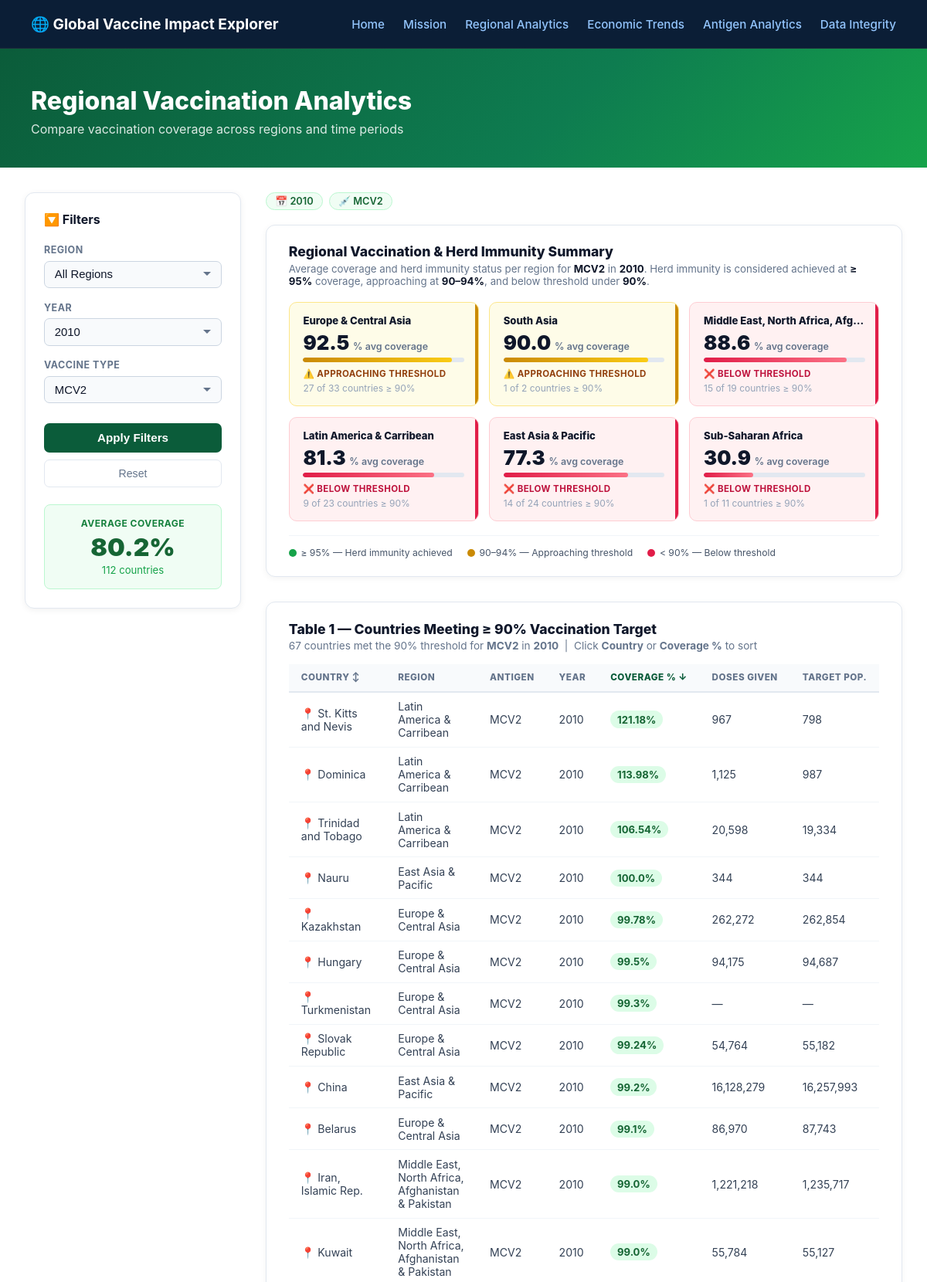
Screenshot of /regional (upper part) with the database file from the repository.
### tables this page shows
CREATE TABLE Region (
    RegionID TEXT (3)  PRIMARY KEY
                       UNIQUE
                       NOT NULL,
    region   TEXT (50) NOT NULL
);

CREATE TABLE Country (
    CountryID TEXT (3)  PRIMARY KEY
                        UNIQUE
                        NOT NULL,
    name      TEXT (50) UNIQUE
                        NOT NULL,
    region    TEXT (3)  REFERENCES Region (RegionID),
    economy   INTEGER   REFERENCES Economy (economyID) 
);

### app.py (the view)
@app.route('/regional', methods=['GET', 'POST'])
def regional():
    regions  = query_db("SELECT DISTINCT region AS RegionName FROM Region WHERE region IS NOT NULL ORDER BY region;")
    years    = query_db("SELECT DISTINCT year AS Year FROM Vaccination ORDER BY year DESC;")
    antigens = query_db("SELECT DISTINCT antigen AS Antigen FROM Vaccination ORDER BY antigen;")
    selected_region  = request.form.get('region')           if request.method == 'POST' else None
    selected_year    = request.form.get('year',   '2010')   if request.method == 'POST' else '2010'
    selected_antigen = request.form.get('antigen', 'MCV2')  if request.method == 'POST' else 'MCV2'
    t1_sort     = request.form.get('t1_sort', 'CoveragePct')
    t1_sort_dir = request.form.get('t1_sort_dir', 'DESC')
    t1_allowed  = {'CountryName': 'c.name', 'CoveragePct': 'CAST(v.coverage AS REAL)'}
    t1_order    = f"{t1_allowed.get(t1_sort, 'CAST(v.coverage AS REAL)')} {t1_sort_dir}"
    t2_sort     = request.form.get('t2_sort', 'AvgCoverage')
    t2_sort_dir = request.form.get('t2_sort_dir', 'DESC')
    t2_allowed  = {'AvgCoverage': 'AvgCoverage', 'CountriesAt90': 'CountriesAt90', 'RegionName': 'r.region'}
    t2_order    = f"{t2_allowed.get(t2_sort, 'AvgCoverage')} {t2_sort_dir}"
    t1_query = f"""
        SELECT
            c.name                             AS CountryName,
            r.region                           AS RegionName,
            v.antigen                          AS Antigen,
            v.year                             AS Year,
            ROUND(CAST(v.coverage AS REAL), 2) AS CoveragePct,
            CAST(v.doses      AS INTEGER)      AS DosesAdministered,
            CAST(v.target_num AS INTEGER)      AS TargetPop
        FROM  Vaccination v
        JOIN  Country c ON v.country = c.CountryID
        JOIN  Region  r ON c.region  = r.RegionID
        WHERE v.antigen = ? AND v.year = ?
          AND v.coverage != '' AND v.coverage IS NOT NULL
          AND CAST(v.coverage AS REAL) >= 90
    """
    t1_params = [selected_antigen, int(selected_year)]
    if selected_region:
        t1_query += " AND r.region = ?"
        t1_params.append(selected_region)
    t1_query += f" ORDER BY {t1_order};"
    table1 = query_db(t1_query, t1_params)
    t2_query = f"""
        SELECT
            r.region  AS RegionName,
            v.antigen AS Antigen,
            v.year    AS Year,
            COUNT(DISTINCT v.country)                                       AS CountriesMet,
            ROUND(AVG(CAST(v.coverage AS REAL)), 1)                         AS AvgCoverage,
            COUNT(DISTINCT CASE WHEN CAST(v.coverage AS REAL) >= 90
                                THEN v.country END)                         AS CountriesAt90
        FROM  Vaccination v
        JOIN  Country c ON v.country = c.CountryID
        JOIN  Region  r ON c.region  = r.RegionID
        WHERE v.antigen = ? AND v.year = ?
          AND v.coverage != '' AND v.coverage IS NOT NULL
    """
    t2_params = [selected_antigen, int(selected_year)]
    if selected_region:
        t2_query += " AND r.region = ?"
        t2_params.append(selected_region)
    t2_query += f" GROUP BY r.region, v.antigen, v.year ORDER BY {t2_order};"
    table2 = query_db(t2_query, t2_params)
    stats_query = """
        SELECT
            ROUND(AVG(CAST(coverage AS REAL)), 1) AS AvgCoverage,
            COUNT(DISTINCT country)               AS TotalCountries
        FROM  Vaccination v
        JOIN  Country c ON v.country = c.CountryID
        JOIN  Region  r ON c.region  = r.RegionID
        WHERE v.antigen = ? AND v.year = ?
          AND v.coverage != '' AND v.coverage IS NOT NULL
    """
    stats_params = [selected_antigen, int(selected_year)]
    if selected_region:
        stats_query += " AND r.region = ?"
        stats_params.append(selected_region)
    stats = query_db(stats_query, stats_params, one=True)
    return render_template('regional.html',
                           regions=regions, years=years, antigens=antigens,
                           table1=table1, table2=table2, stats=stats,
                           sel_region=selected_region,
                           sel_year=selected_year,
                           sel_antigen=selected_antigen,
                           t1_sort=t1_sort, t1_sort_dir=t1_sort_dir,
                           t2_sort=t2_sort, t2_sort_dir=t2_sort_dir)

### app.py (called while the page is built)
def query_db(query, args=(), one=False):
    conn = sqlite3.connect(DB_FILE)
    conn.row_factory = sqlite3.Row
    cur = conn.cursor()
    cur.execute(query, args)
    rv = cur.fetchall()
    conn.close()
    return (rv[0] if rv else None) if one else rv

### templates/regional.html (shortened to what this page needs)
{% extends "base.html" %}
{% block content %}
<div class="regional-hero">
    <h1>Regional Vaccination Analytics</h1>
    <p>Compare vaccination coverage across regions and time periods</p>
</div>
<div class="regional-body">
    <aside class="regional-sidebar">
        <div class="sidebar-title">🔽 Filters</div>
        <form method="POST" action="/regional">
            <div class="form-group">
                <label>Region</label>
                <select name="region">
                    <option value="">All Regions</option>
                </select>
            </div>
            <div class="form-group">
                <label>Year</label>
                <select name="year">
                    {% for y in years %}
                    <option value="{{ y.Year }}" {% if sel_year == y.Year|string %}selected{% endif %}>
                        {{ y.Year }}
                    </option>
                    {% endfor %}
                </select>
            </div>
            <div class="form-group">
                <label>Vaccine Type</label>
                <select name="antigen">
                    {% for a in antigens %}
                    <option value="{{ a.Antigen }}" {% if sel_antigen == a.Antigen %}selected{% endif %}>
                        {{ a.Antigen }}
                    </option>
                    {% endfor %}
                </select>
            </div>
            <button type="submit" class="btn-apply">Apply Filters</button>
            <a href="/regional"><button type="button" class="btn-reset">Reset</button></a>
        </form>
        {% if stats %}
        <div class="stat-card">
            <div class="stat-label">Average Coverage</div>
            <div class="stat-value">{{ stats.AvgCoverage }}%</div>
            <div class="stat-sub">{{ stats.TotalCountries }} countries</div>
        </div>
        {% endif %}
    </aside>
    <div class="regional-workspace">
        <div class="filter-tags">
            <span class="filter-tag">📅 {{ sel_year }}</span>
            <span class="filter-tag">💉 {{ sel_antigen }}</span>
        </div>
        {% if table2 %}
        <div class="herd-summary-card">
            <div class="herd-header">
                <h2>Regional Vaccination &amp; Herd Immunity Summary</h2>
            </div>
            <p class="herd-subtext">
                Average coverage and herd immunity status per region for
                <strong>{{ sel_antigen }}</strong> in <strong>{{ sel_year }}</strong>.
                Herd immunity is considered achieved at <strong>≥ 95%</strong> coverage,
                approaching at <strong>90–94%</strong>, and below threshold under <strong>90%</strong>.
            </p>
            <div class="herd-grid">
                {% for row in table2 %}
                {% set avg = row.AvgCoverage %}
                {% if avg >= 95 %}
                    {% set tile_class = 'herd-achieved' %}
                    {% set status_icon = '🛡️' %}
                    {% set status_text = 'Herd Immunity Achieved' %}
                {% elif avg >= 90 %}
                    {% set tile_class = 'herd-approaching' %}
                    {% set status_icon = '⚠️' %}
                    {% set status_text = 'Approaching Threshold' %}
                {% else %}
                    {% set tile_class = 'herd-below' %}
                    {% set status_icon = '❌' %}
                    {% set status_text = 'Below Threshold' %}
                {% endif %}
                <div class="herd-region-tile {{ tile_class }}">
                    <div class="herd-region-name" title="{{ row.RegionName }}">{{ row.RegionName }}</div>
                    <div class="herd-coverage-row">
                        <span class="herd-coverage-num">{{ avg }}</span>
                        <span class="herd-coverage-unit">% avg coverage</span>
                    </div>
                    <div class="herd-bar-wrap">
                        <div class="herd-bar-fill" style="width: {{ [avg, 100]|min }}%;"></div>
                    </div>
                    <div class="herd-status-label">{{ status_icon }} {{ status_text }}</div>
                    <div class="herd-countries-sub">
                        {{ row.CountriesAt90 }} of {{ row.CountriesMet }} countries ≥ 90%
                    </div>
                </div>
                {% endfor %}
            </div>
            <div class="herd-legend">
                <span class="herd-legend-item">
                    <span class="herd-legend-dot" style="background:#16a34a;"></span>
                    ≥ 95% — Herd immunity achieved
                </span>
                <span class="herd-legend-item">
                    <span class="herd-legend-dot" style="background:#ca8a04;"></span>
                    90–94% — Approaching threshold
                </span>
                <span class="herd-legend-item">
                    <span class="herd-legend-dot" style="background:#e11d48;"></span>
                    &lt; 90% — Below threshold
                </span>
            </div>
        </div>
        {% endif %}
        <div class="section-card">
            <div class="section-card-header">
                <h2>Table 1 — Countries Meeting ≥ 90% Vaccination Target</h2>
                <p>
                    {{ table1|length }} countr{{ 'y' if table1|length == 1 else 'ies' }}
                    met the 90% threshold for <strong>{{ sel_antigen }}</strong>
                    in <strong>{{ sel_year }}</strong>
                    &nbsp;|&nbsp; Click <strong>Country</strong> or <strong>Coverage %</strong> to sort
                </p>
            </div>
            {% if table1 %}
            <table class="data-table">
                <thead>
                    <tr>
                        <th>
                            <form method="POST" action="/regional">
                                <button type="submit" class="sort-btn {% if t1_sort == 'CountryName' %}active{% endif %}">
                                    Country
                                    {% if t1_sort == 'CountryName' %}{{ '↑' if t1_sort_dir == 'ASC' else '↓' }}{% else %}↕{% endif %}
                                </button>
                            </form>
                        </th>
                        <th>Region</th>
                        <th>Antigen</th>
                        <th>Year</th>
                        <th>
                            <form method="POST" action="/regional">
                                <button type="submit" class="sort-btn {% if t1_sort == 'CoveragePct' %}active{% endif %}">
                                    Coverage %
                                    {% if t1_sort == 'CoveragePct' %}{{ '↑' if t1_sort_dir == 'ASC' else '↓' }}{% else %}↕{% endif %}
                                </button>
                            </form>
                        </th>
                        <th>Doses Given</th>
                        <th>Target Pop.</th>
                    </tr>
                </thead>
                <tbody>
                    {% for row in table1 %}
                    <tr>
                        <td>📍 {{ row.CountryName }}</td>
                        <td>{{ row.RegionName }}</td>
                        <td>{{ row.Antigen }}</td>
                        <td>{{ row.Year }}</td>
                        <td>
                            {% set pct = row.CoveragePct %}
                            {% if pct >= 95 %}
                                <span class="badge-coverage badge-high">{{ pct }}%</span>
                            {% elif pct >= 90 %}
                                <span class="badge-coverage badge-mid">{{ pct }}%</span>
                            {% else %}
                                <span class="badge-coverage badge-low">{{ pct }}%</span>
                            {% endif %}
                        </td>
                        <td>{{ "{:,}".format(row.DosesAdministered) if row.DosesAdministered else '—' }}</td>
                        <td>{{ "{:,}".format(row.TargetPop) if row.TargetPop else '—' }}</td>
                    </tr>
                    {% endfor %}
                </tbody>
            </table>
            {% else %}
            <div class="empty-state">
                <span>🔍</span>
                No countries met the 90% threshold for {{ sel_antigen }} in {{ sel_year }}
                {% if sel_region %}in {{ sel_region }}{% endif %}.
            </div>
            {% endif %}
        </div>
    </div>
</div>
{% endblock %}

### static/style.css (style rules this page uses)
body { font-family: 'Inter', Arial, sans-serif; background-color: #ffffff; color: #1e293b; margin: 0; padding: 0; }

### rows the page displays
Region: RegionName "Europe & Central Asia", avg "92.5", status_icon "⚠️", status_text "APPROACHING THRESHOLD", CountriesAt90 "27", CountriesMet "33"
Region: RegionName "South Asia", avg "90.0", status_icon "⚠️", status_text "APPROACHING THRESHOLD", CountriesAt90 "1", CountriesMet "2"
Region: RegionName "Latin America & Carribean", avg "81.3", status_icon "❌", status_text "BELOW THRESHOLD", CountriesAt90 "9", CountriesMet "23"
Region: RegionName "East Asia & Pacific", avg "77.3", status_icon "❌", status_text "BELOW THRESHOLD", CountriesAt90 "14", CountriesMet "24"
Region: RegionName "Sub-Saharan Africa", avg "30.9", status_icon "❌", status_text "BELOW THRESHOLD", CountriesAt90 "1", CountriesMet "11"
Country: CountryName "St. Kitts and Nevis", RegionName "Latin America & Carribean", Antigen "MCV2", Year "2010", pct "121.18", DosesAdministered "967", TargetPop "798"
Country: CountryName "Dominica", RegionName "Latin America & Carribean", Antigen "MCV2", Year "2010", pct "113.98", DosesAdministered "1,125", TargetPop "987"
Country: CountryName "Trinidad and Tobago", RegionName "Latin America & Carribean", Antigen "MCV2", Year "2010", pct "106.54", DosesAdministered "20,598", TargetPop "19,334"
Country: CountryName "Nauru", RegionName "East Asia & Pacific", Antigen "MCV2", Year "2010", pct "100.0", DosesAdministered "344", TargetPop "344"
Country: CountryName "Kazakhstan", RegionName "Europe & Central Asia", Antigen "MCV2", Year "2010", pct "99.78", DosesAdministered "262,272", TargetPop "262,854"
Country: CountryName "Hungary", RegionName "Europe & Central Asia", Antigen "MCV2", Year "2010", pct "99.5", DosesAdministered "94,175", TargetPop "94,687"
Country: CountryName "Turkmenistan", RegionName "Europe & Central Asia", Antigen "MCV2", Year "2010", pct "99.3", DosesAdministered "—", TargetPop "—"
Country: CountryName "Slovak Republic", RegionName "Europe & Central Asia", Antigen "MCV2", Year "2010", pct "99.24", DosesAdministered "54,764", TargetPop "55,182"
Country: CountryName "China", RegionName "East Asia & Pacific", Antigen "MCV2", Year "2010", pct "99.2", DosesAdministered "16,128,279", TargetPop "16,257,993"
Country: CountryName "Belarus", RegionName "Europe & Central Asia", Antigen "MCV2", Year "2010", pct "99.1", DosesAdministered "86,970", TargetPop "87,743"
Country: CountryName "Iran, Islamic Rep.", RegionName "Middle East, North Africa, Afghanistan & Pakistan", Antigen "MCV2", Year "2010", pct "99.0", DosesAdministered "1,221,218", TargetPop "1,235,717"
Country: CountryName "Kuwait", RegionName "Middle East, North Africa, Afghanistan & Pakistan", Antigen "MCV2", Year "2010", pct "99.0", DosesAdministered "55,784", TargetPop "55,127"

### other values shown
{{ stats.AvgCoverage }} "80.2"
{{ stats.TotalCountries }} "112"
{{ sel_year }} "2010"
{{ sel_antigen }} "MCV2"
{{ row.RegionName }} "Middle East, North Africa, Afg…"
{{ avg }} "88.6"
{{ status_icon }} "❌"
{{ status_text }} "BELOW THRESHOLD"
{{ row.CountriesAt90 }} "15"
{{ row.CountriesMet }} "19"
{{ table1|length }} "67"
{{ 'y' if table1|length == 1 else 'ies' }} "ies"
{{ '↑' if t1_sort_dir == 'ASC' else '↓' }} "↓"
form field year "2010"
form field antigen "MCV2"
